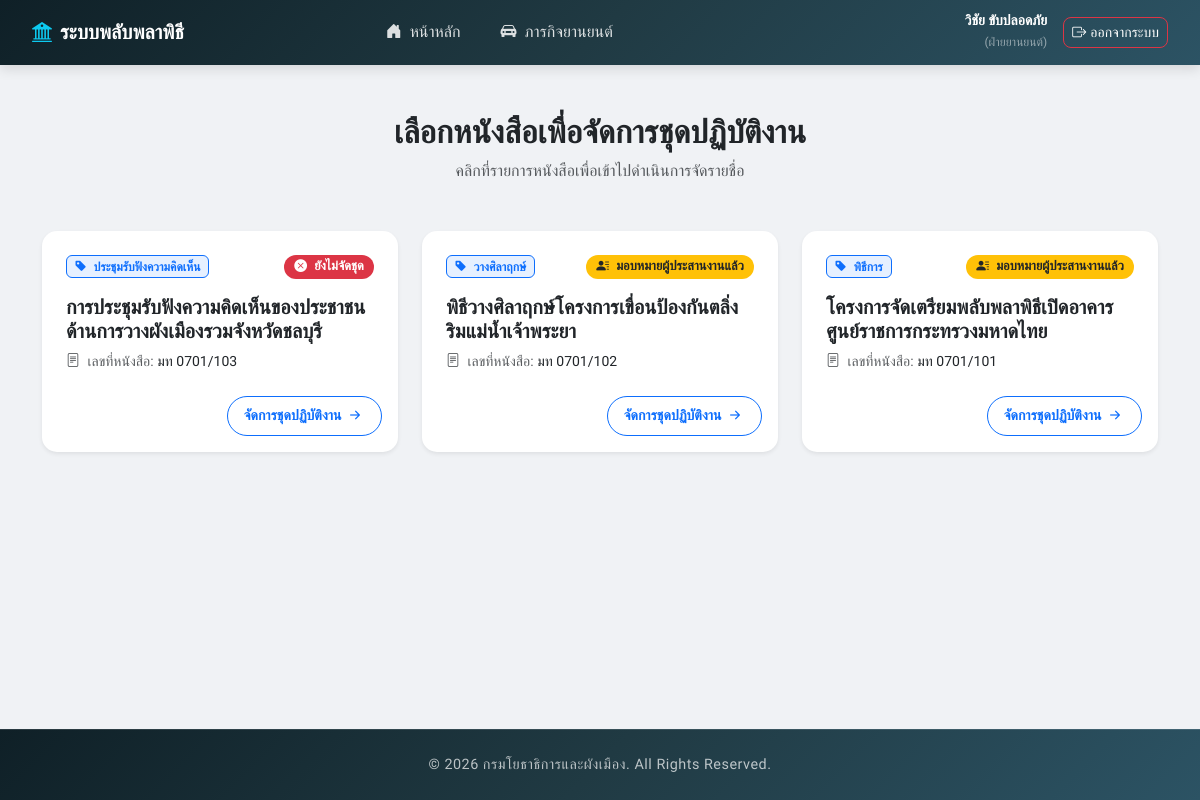
Screenshot of /select_job.php (signed in) with the database file from the repository.
### tables this page shows
CREATE TABLE IF NOT EXISTS `documents` (
  `id` int(11) NOT NULL AUTO_INCREMENT,
  `fiscal_year` varchar(4) DEFAULT NULL,
  `doc_number` varchar(100) DEFAULT NULL,
  `source_doc_number` varchar(100) DEFAULT NULL,
  `doc_name` varchar(255) NOT NULL,
  `description` text DEFAULT NULL,
  `doc_detail` text DEFAULT NULL,
  `job_type` varchar(100) DEFAULT NULL,
  `job_type_other` varchar(255) DEFAULT NULL,
  `host_agency` varchar(255) DEFAULT NULL,
  `host_agency_affiliation` varchar(255) DEFAULT NULL,
  `coordinator` varchar(255) DEFAULT NULL,
  `coordinator_1_name` varchar(150) DEFAULT NULL,
  `coordinator_1_phone` varchar(50) DEFAULT NULL,
  `coordinator_2_name` varchar(150) DEFAULT NULL,
  `coordinator_2_phone` varchar(50) DEFAULT NULL,
  `job_id` varchar(50) DEFAULT NULL,
  `staff_id` int(11) DEFAULT NULL,
  `location` varchar(255) DEFAULT NULL,
  `venue_name` varchar(255) DEFAULT NULL,
  `venue_province` varchar(100) DEFAULT NULL,
  `venue_district` varchar(100) DEFAULT NULL,
  `venue_subdistrict` varchar(100) DEFAULT NULL,
  `event_start_date` date DEFAULT NULL,
  `event_end_date` date DEFAULT NULL,
  `pre_meeting_date` date DEFAULT NULL,
  `equipment_borrow_date` date DEFAULT NULL,
  `dpt_work_start` datetime DEFAULT NULL,
  `dpt_work_end` datetime DEFAULT NULL,
  `received_date` datetime DEFAULT NULL,
  `dpt_receive_number` varchar(100) DEFAULT NULL,
  `dpt_receive_date` date DEFAULT NULL,
  `division_receive_number` varchar(100) DEFAULT NULL,
  `division_receive_date` date DEFAULT NULL,
  `created_by` varchar(100) DEFAULT NULL,
  `sent_to` int(11) DEFAULT NULL,
  `created_at` timestamp NOT NULL DEFAULT CURRENT_TIMESTAMP,
  `updated_at` timestamp NOT NULL DEFAULT CURRENT_TIMESTAMP ON UPDATE CURRENT_TIMESTAMP,
  `doc_status` varchar(50) DEFAULT 'pending',
  `attachment_file` varchar(255) DEFAULT NULL,
  `remark` text DEFAULT NULL,
  `is_acknowledged` tinyint(1) NOT NULL DEFAULT 0,
  PRIMARY KEY (`id`),
  KEY `idx_documents_sent_to` (`sent_to`),
  KEY `idx_documents_doc_status` (`doc_status`)
);

### select_job.php (the view, shortened to what this page needs)
<?php
require 'db.php';
$limit = 9;
$page = isset($_GET['page']) && is_numeric($_GET['page']) ? (int)$_GET['page'] : 1;
$offset = ($page - 1) * $limit;
$query = "
    SELECT
        d.id,
        d.doc_number,
        d.doc_name,
        d.job_type,
        d.sent_to,
        (SELECT COUNT(*) FROM job_assignments ja WHERE ja.job_id = d.id) as team_assigned_count
    FROM documents d
    ORDER BY d.id DESC
    LIMIT :limit OFFSET :offset
";
$stmt = $conn->prepare($query);
$stmt->bindValue(':limit', $limit, PDO::PARAM_INT);
$stmt->bindValue(':offset', $offset, PDO::PARAM_INT);
$stmt->execute();
$documents = $stmt->fetchAll();
?>
<!DOCTYPE html>
<html lang="th">
<head>
    <link href="https://cdn.jsdelivr.net/npm/bootstrap@5.3.0/dist/css/bootstrap.min.css" rel="stylesheet">
    <link rel="stylesheet" href="https://cdn.jsdelivr.net/npm/bootstrap-icons@1.10.5/font/bootstrap-icons.css">
</head>
<body>
<?php include 'menu.php'; ?>
<div class="container py-5">
    <div class="text-center mb-5">
        <h2 class="fw-bold text-dark">เลือกหนังสือเพื่อจัดการชุดปฏิบัติงาน</h2>
        <p class="text-muted">คลิกที่รายการหนังสือเพื่อเข้าไปดำเนินการจัดรายชื่อ</p>
    </div>
    <div class="row g-4 justify-content-center">
        <?php if (empty($documents)): ?>
            <div class="col-12 text-center text-muted py-5">
                <i class="bi bi-file-earmark-x fs-1 opacity-50 d-block mb-3"></i>
                <p>ยังไม่มีข้อมูลหนังสือในระบบ</p>
            </div>
        <?php else: ?>
            <?php foreach ($documents as $doc):
                if ($doc['team_assigned_count'] > 0) {
                    $status_text = "จัดชุดแล้ว";
                    $status_class = "bg-success text-white";
                    $status_icon = "bi-check-circle-fill";
                } elseif (!empty($doc['sent_to'])) {
                    $status_text = "มอบหมายผู้ประสานงานแล้ว";
                    $status_class = "bg-warning text-dark";
                    $status_icon = "bi-person-lines-fill";
                } else {
                    $status_text = "ยังไม่จัดชุด";
                    $status_class = "bg-danger text-white";
                    $status_icon = "bi-x-circle-fill";
                }
                $job_type_display = !empty($doc['job_type']) ? $doc['job_type'] : 'ไม่ระบุประเภท';
            ?>
                <div class="col-md-6 col-lg-4">
                    <div class="card job-card shadow-sm h-100" onclick="location.href='manage_operation.php?job_id=<?php echo $doc['id']; ?>'">
                        <div class="card-body p-4">
                            <div class="d-flex justify-content-between align-items-start mb-3">
                                <span class="badge bg-primary bg-opacity-10 text-primary border border-primary">
                                    <i class="bi bi-tag-fill me-1"></i> <?php echo htmlspecialchars($job_type_display); ?>
                                </span>
                                <span class="badge status-badge <?php echo $status_class; ?>">
                                    <i class="bi <?php echo $status_icon; ?> me-1"></i> <?php echo $status_text; ?>
                                </span>
                            </div>
                            <h5 class="card-title fw-bold text-dark mb-2 line-clamp-2">
                                <?php echo htmlspecialchars($doc['doc_name']); ?>
                            </h5>
                            <p class="text-muted small mb-0">
                                <i class="bi bi-file-text me-1"></i> เลขที่หนังสือ: <span class="fw-medium text-dark"><?php echo htmlspecialchars($doc['doc_number'] ?: '-'); ?></span>
                            </p>
                        </div>
                        <div class="card-footer bg-transparent border-top-0 text-end pb-3 pt-0">
                            <span class="btn btn-outline-primary btn-sm rounded-pill px-3 fw-bold">
                                จัดการชุดปฏิบัติงาน <i class="bi bi-arrow-right-short fs-5 align-middle"></i>
                            </span>
                        </div>
                    </div>
                </div>
            <?php endforeach; ?>
        <?php endif; ?>
    </div>
</div>
<?php include 'footer.php'; ?>
</body>
</html>

### select_job.php (style rules this page uses)
body { background-color: #f8fafc; font-family: 'Prompt', sans-serif; }
.job-card { cursor: pointer; transition: 0.3s; border: none; border-radius: 15px; }
.status-badge { font-size: 0.8rem; padding: 0.4em 0.8em; border-radius: 30px; }

### footer.php (style rules this page uses)
html { height: 100%; }
body { font-family: 'Prompt', sans-serif; background-color: #f0f2f5; display: flex; flex-direction: column; min-height: 100vh; margin: 0; }

### rows the page displays
documents: job_type "ประชุมรับฟังความคิดเห็น", status_text "ยังไม่จัดชุด", doc_name "การประชุมรับฟังความคิดเห็นของประชาชนด้านการวางผังเมืองรวมจังหวัดชลบุรี", doc_number "มท 0701/103"
documents: job_type "วางศิลาฤกษ์", status_text "มอบหมายผู้ประสานงานแล้ว", doc_name "พิธีวางศิลาฤกษ์โครงการเขื่อนป้องกันตลิ่งริมแม่น้ำเจ้าพระยา", doc_number "มท 0701/102"
documents: job_type "พิธีการ", status_text "มอบหมายผู้ประสานงานแล้ว", doc_name "โครงการจัดเตรียมพลับพลาพิธีเปิดอาคารศูนย์ราชการกระทรวงมหาดไทย", doc_number "มท 0701/101"

### other values shown
$user_display_name "วิชัย ขับปลอดภัย"
$role_name "ฝ่ายยานยนต์"
